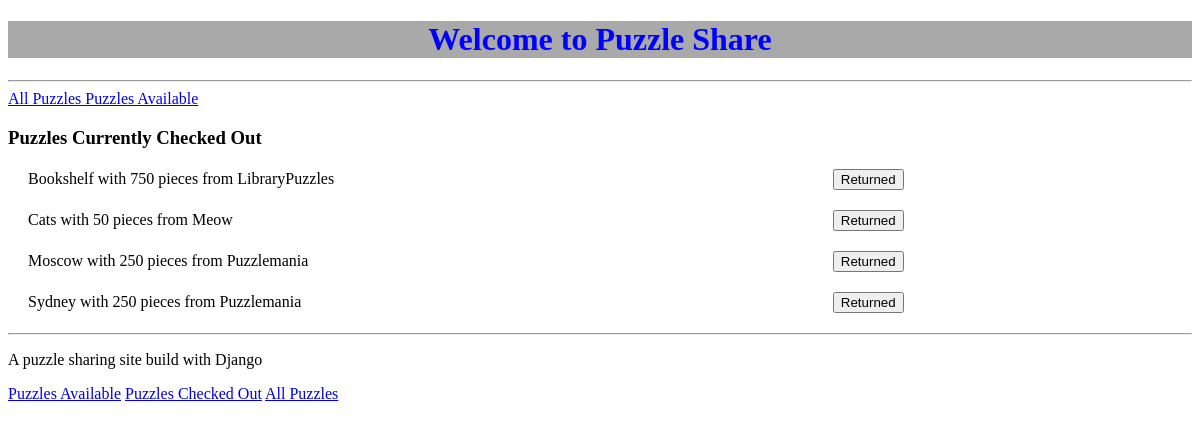
/checked_out, run on an earlier commit of the app's database.
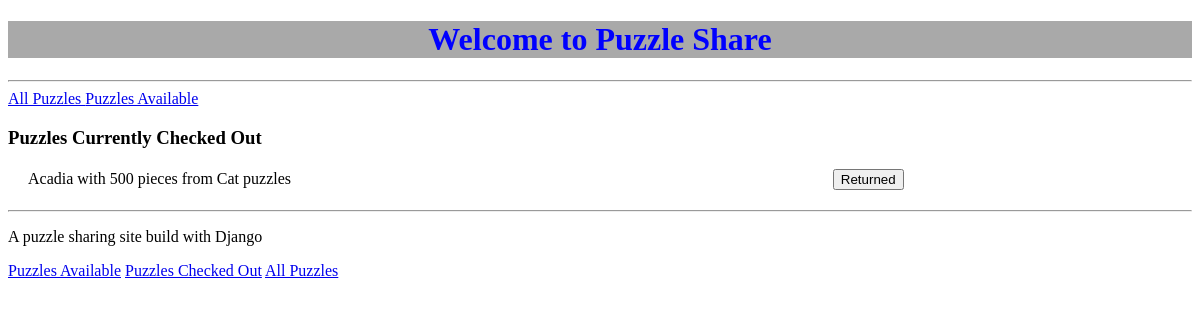
And on a later commit of the database.
### puzzle_share/models.py (models this page shows)
class Puzzle(models.Model):
    PIECES = (
        (50,  ('50 pieces or less')),
        (100, ('100 pieces')),
        (250, ('250 pieces')),
        (500, ('500 pieces')),
        (750, ('750 pieces')),
        (1000, ('1000 pieces'))
    )
    STATUS=(
        (1, ('Available to borrow')),
        (2, ('Borrowed by someone')),
    )
    name = models.CharField(max_length=20)
    pieces = models.PositiveSmallIntegerField(choices=PIECES, default= 500,)
    company = models.CharField(max_length=20)#, help_text = 'Enter name of puzzle manufacturer')
    status = models.PositiveSmallIntegerField(choices=STATUS, default=1,)
    owner_last_name = models.CharField(max_length=20)
    user_last_name = models.CharField(max_length=20, default = "")
    class Meta:
        unique_together = [['name', 'pieces', 'company']]
    def __str__(self):
        return f'{self.name} with {self.pieces} pieces from {self.company}'

### puzzle_share/views.py (the view)
# urls.py: path('checked_out', views.puzzles_checked_out, name='puzzles_checked_out'),
def puzzles_checked_out(request): #list of currently checked outpuzzles
    status = Puzzle.objects.filter(status = 2).order_by('name')
    return render(request, 'puzzle_share/checked_out.html', { 'status': status})

### puzzle_share/templates/puzzle_share/checked_out.html (shortened to what this page needs)
{% extends 'puzzle_share/base.html' %}
{% block content %}
<a class = "nav-link" href="{% url 'puzzle_list' %}">All Puzzles </a>
<a class = "nav-link" href="{% url 'puzzles_available' %}">Puzzles Available</a>
<h3>Puzzles Currently Checked Out</h3>
{% if status %}
    {% for puzzle in status %}
    <div class="puzzlelist-puzzle">
    <span class = "puzzle-details"> {{ puzzle }}</span>
    <form class="checked-out-form" method="POST" action="{% url 'puzzle_returned' puzzle.pk %}">
        <button type="submit">Returned</button>
    </form>
 </div>
    {% endfor %}
{% else %}
<p> There are no puzzles currently checked out</p>
{% endif %}
{% endblock %}

What changed in the data, as far as the page shows it:
removed Puzzle: name+pieces+company "Bookshelf with 750 pieces from LibraryPuzzles"
removed Puzzle: name+pieces+company "Cats with 50 pieces from Meow"
no longer on this page (row edited): Puzzle: name+pieces+company "Moscow with 250 pieces from Puzzlemania"
changed Puzzle: name+pieces+company "Sydney with 250 pieces from Puzzlemania" → "Acadia with 500 pieces from Cat puzzles"
